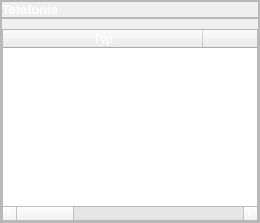
                   <widget class="QFrame" name="frame_55">
                    <property name="frameShape">
                     <enum>QFrame::StyledPanel</enum>
                    </property>
                    <property name="frameShadow">
                     <enum>QFrame::Raised</enum>
                    </property>
                    <layout class="QVBoxLayout" name="verticalLayout_40">
                     <property name="spacing">
                      <number>0</number>
                     </property>
                     <property name="leftMargin">
                      <number>0</number>
                     </property>
                     <property name="topMargin">
                      <number>0</number>
                     </property>
                     <property name="rightMargin">
                      <number>0</number>
                     </property>
                     <property name="bottomMargin">
                      <number>0</number>
                     </property>
                     <item>
                      <widget class="QFrame" name="frame_68">
                       <property name="frameShape">
                        <enum>QFrame::StyledPanel</enum>
                       </property>
                       <property name="frameShadow">
                        <enum>QFrame::Raised</enum>
                       </property>
                       <layout class="QHBoxLayout" name="horizontalLayout_34">
                        <property name="spacing">
                         <number>0</number>
                        </property>
                        <property name="leftMargin">
                         <number>0</number>
                        </property>
                        <property name="topMargin">
                         <number>0</number>
                        </property>
                        <property name="rightMargin">
                         <number>0</number>
                        </property>
                        <property name="bottomMargin">
                         <number>0</number>
                        </property>
                        <item>
                         <widget class="QLabel" name="label_65">
                          <property name="font">
                           <font>
                            <pointsize>10</pointsize>
                            <weight>75</weight>
                            <bold>true</bold>
                           </font>
                          </property>
                          <property name="styleSheet">
                           <string notr="true">color: rgb(255, 255, 255);</string>
                          </property>
                          <property name="text">
                           <string>Telefonie</string>
                          </property>
                         </widget>
                        </item>
                       </layout>
                      </widget>
                     </item>
                     <item>
                      <widget class="QFrame" name="frame_56">
                       <property name="frameShape">
                        <enum>QFrame::StyledPanel</enum>
                       </property>
                       <property name="frameShadow">
                        <enum>QFrame::Raised</enum>
                       </property>
                       <layout class="QHBoxLayout" name="horizontalLayout_35">
                        <property name="spacing">
                         <number>0</number>
                        </property>
                        <property name="leftMargin">
                         <number>0</number>
                        </property>
                        <property name="topMargin">
                         <number>10</number>
                        </property>
                        <property name="rightMargin">
                         <number>0</number>
                        </property>
                        <property name="bottomMargin">
                         <number>0</number>
                        </property>
                        <item>
                         <widget class="QTableWidget" name="call_tableWidget">
                          <property name="sizePolicy">
                           <sizepolicy hsizetype="Minimum" vsizetype="Expanding">
                            <horstretch>0</horstretch>
                            <verstretch>0</verstretch>
                           </sizepolicy>
                          </property>
                          <property name="minimumSize">
                           <size>
                            <width>0</width>
                            <height>150</height>
                           </size>
                          </property>
                          <property name="styleSheet">
                           <string notr="true">color: rgb(255, 255, 255);</string>
                          </property>
                          <attribute name="horizontalHeaderDefaultSectionSize">
                           <number>200</number>
                          </attribute>
                          <column>
                           <property name="text">
                            <string>Typ</string>
                           </property>
                          </column>
                          <column>
                           <property name="text">
                            <string>Nummer</string>
                           </property>
                          </column>
                          <column>
                           <property name="text">
                            <string>Datum</string>
                           </property>
                          </column>
                          <column>
                           <property name="text">
                            <string>Dauer</string>
                           </property>
                          </column>
                         </widget>
                        </item>
                       </layout>
                      </widget>
                     </item>
                    </layout>
                   </widget>
